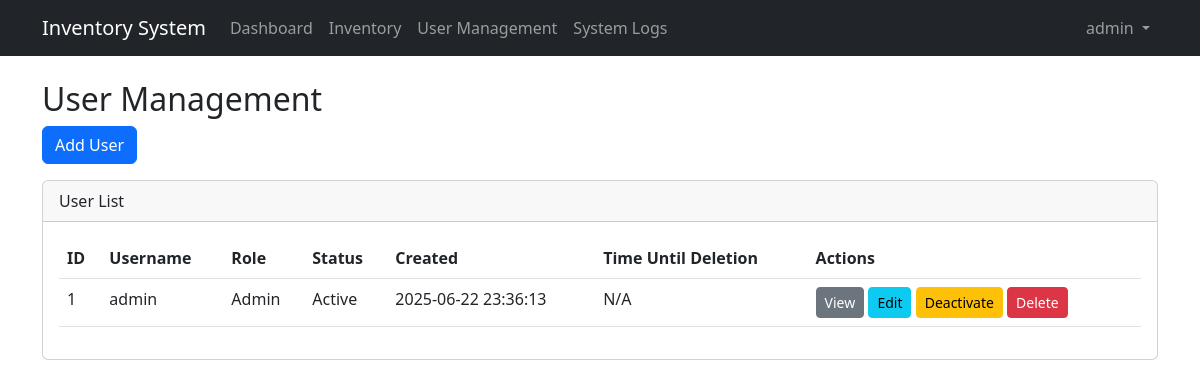
/users.php (signed in), run on the app's committed database.
### tables this page shows
CREATE TABLE `users` (
  `id` int(11) NOT NULL,
  `username` varchar(50) NOT NULL,
  `password` varchar(255) NOT NULL,
  `role` enum('admin','staff') NOT NULL,
  `is_active` tinyint(1) DEFAULT 1,
  `login_attempts` int(11) DEFAULT 0,
  `last_failed_attempt` datetime DEFAULT NULL,
  `two_factor_secret` varchar(255) DEFAULT NULL,
  `last_login` datetime DEFAULT NULL,
  `created_at` datetime DEFAULT current_timestamp(),
  `updated_at` datetime DEFAULT current_timestamp() ON UPDATE current_timestamp(),
  `disabled` tinyint(1) NOT NULL DEFAULT 0,
  `disabled_at` datetime DEFAULT NULL,
  `failed_attempts` int(11) NOT NULL DEFAULT 0,
  `lock_until` datetime DEFAULT NULL,
  `permissions` varchar(255) DEFAULT NULL
);

### users.php (the view, shortened to what this page needs)
<?php
require_once 'middleware.php';
$stmt = $pdo->query("SELECT id, username, role, is_active, created_at, last_login, disabled, disabled_at, permissions FROM users ORDER BY created_at DESC");
$users = $stmt->fetchAll();
function get_time_until_deletion($user) {
    if (isset($user['disabled']) && $user['disabled'] && !empty($user['disabled_at'])) {
        $deleteAt = new DateTime($user['disabled_at']);
        $deleteAt->modify('+12 hours');
    } else {
        return 'N/A';
    }
    $parts = [];
    return implode(' ', $parts) . ' left';
}
?>
<!DOCTYPE html>
<html>
<head>
    <link href="https://cdn.jsdelivr.net/npm/bootstrap@5.3.0/dist/css/bootstrap.min.css" rel="stylesheet">
</head>
<body>
    <?php include 'header.php'; ?>
    <div class="container mt-4">
        <h2>User Management</h2>
        <button type="button" class="btn btn-primary mb-3" data-bs-toggle="modal" data-bs-target="#addUserModal">
            Add User
        </button>
        <div class="card">
            <div class="card-header">
                User List
            </div>
            <div class="card-body">
                <table class="table">
                    <thead>
                        <tr>
                            <th>ID</th>
                            <th>Username</th>
                            <th>Role</th>
                            <th>Status</th>
                            <th>Created</th>
                            <th>Time Until Deletion</th>
                            <th>Actions</th>
                        </tr>
                    </thead>
                    <tbody>
                        <?php foreach ($users as $user): ?>
                        <tr>
                            <td><?= $user['id'] ?></td>
                            <td><?= htmlspecialchars($user['username']) ?></td>
                            <td><?= ucfirst($user['role']) ?></td>
                            <td><?= $user['is_active'] ? 'Active' : 'Inactive' ?></td>
                            <td><?= $user['created_at'] ?></td>
                            <td><?= get_time_until_deletion($user) ?></td>
                            <td>
                                <button class="btn btn-sm btn-secondary" onclick='showViewUserModal(<?= json_encode($user) ?>)'>View</button>
                                <button class="btn btn-sm btn-info"
                                    data-bs-toggle="modal" data-bs-target="#editUserModal"
                                    data-user-id="<?= $user['id'] ?>"
                                    data-username="<?= htmlspecialchars($user['username']) ?>"
                                    data-role="<?= $user['role'] ?>"
                                    data-permissions="<?= htmlspecialchars($user['permissions']) ?>"
                                    data-status="<?= $user['is_active'] ? 'Active' : 'Inactive' ?>"
                                    data-created="<?= $user['created_at'] ?>"
                                    >Edit
                                </button>
                                <form method="POST" style="display: inline;" onsubmit="return confirmDeactivation(<?= $user['is_active'] ? 'true' : 'false' ?>);">
                                    <button type="submit" name="toggle_status" class="btn btn-sm btn-<?= $user['is_active'] ? 'warning' : 'success' ?>">
                                        <?= $user['is_active'] ? 'Deactivate' : 'Activate' ?>
                                    </button>
                                </form>
                                <form method="POST" style="display: inline;" onsubmit="return confirm('Are you sure you want to delete this user?');">
                                    <button type="submit" name="delete_user" class="btn btn-sm btn-danger">Delete</button>
                                </form>
                            </td>
                        </tr>
                        <?php endforeach; ?>
                    </tbody>
                </table>
            </div>
        </div>
    </div>
</body>
</html>

### data on the page
users: id "1", username "admin", role "Admin", is_active "Active", created_at "2025-06-22 23:36:13", disabled "N/A"

### other printed values
$_SESSION['username'] "admin"
